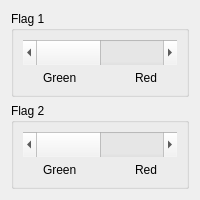
<?xml version="1.0" encoding="UTF-8"?>
<ui version="4.0">
 <class>Form</class>
 <widget class="QWidget" name="Form">
  <property name="geometry">
   <rect>
    <x>0</x>
    <y>0</y>
    <width>200</width>
    <height>200</height>
   </rect>
  </property>
  <property name="minimumSize">
   <size>
    <width>150</width>
    <height>0</height>
   </size>
  </property>
  <property name="maximumSize">
   <size>
    <width>800</width>
    <height>400</height>
   </size>
  </property>
  <property name="baseSize">
   <size>
    <width>200</width>
    <height>200</height>
   </size>
  </property>
  <property name="windowTitle">
   <string>Form</string>
  </property>
  <layout class="QVBoxLayout" name="verticalLayout_3">
   <item>
    <widget class="QGroupBox" name="groupBox_1">
     <property name="sizePolicy">
      <sizepolicy hsizetype="Preferred" vsizetype="MinimumExpanding">
       <horstretch>0</horstretch>
       <verstretch>0</verstretch>
      </sizepolicy>
     </property>
     <property name="maximumSize">
      <size>
       <width>16777215</width>
       <height>16777215</height>
      </size>
     </property>
     <property name="title">
      <string>Flag 1</string>
     </property>
     <layout class="QVBoxLayout" name="verticalLayout_12">
      <item>
       <widget class="QScrollBar" name="horizontalScrollBar">
        <property name="sizePolicy">
         <sizepolicy hsizetype="Minimum" vsizetype="MinimumExpanding">
          <horstretch>0</horstretch>
          <verstretch>0</verstretch>
         </sizepolicy>
        </property>
        <property name="maximum">
         <number>1</number>
        </property>
        <property name="pageStep">
         <number>1</number>
        </property>
        <property name="orientation">
         <enum>Qt::Horizontal</enum>
        </property>
       </widget>
      </item>
      <item>
       <layout class="QHBoxLayout" name="horizontalLayout_1">
        <property name="leftMargin">
         <number>20</number>
        </property>
        <property name="rightMargin">
         <number>20</number>
        </property>
        <item alignment="Qt::AlignLeft|Qt::AlignTop">
         <widget class="QLabel" name="label_1_left">
          <property name="text">
           <string>Green</string>
          </property>
         </widget>
        </item>
        <item alignment="Qt::AlignRight|Qt::AlignTop">
         <widget class="QLabel" name="label_1_right">
          <property name="text">
           <string>Red</string>
          </property>
         </widget>
        </item>
       </layout>
      </item>
     </layout>
    </widget>
   </item>
   <item>
    <widget class="QGroupBox" name="groupBox_2">
     <property name="sizePolicy">
      <sizepolicy hsizetype="Preferred" vsizetype="MinimumExpanding">
       <horstretch>0</horstretch>
       <verstretch>0</verstretch>
      </sizepolicy>
     </property>
     <property name="maximumSize">
      <size>
       <width>16777215</width>
       <height>16777215</height>
      </size>
     </property>
     <property name="title">
      <string>Flag 2</string>
     </property>
     <layout class="QVBoxLayout" name="verticalLayout_13">
      <item>
       <widget class="QScrollBar" name="horizontalScrollBar_2">
        <property name="sizePolicy">
         <sizepolicy hsizetype="Minimum" vsizetype="MinimumExpanding">
          <horstretch>0</horstretch>
          <verstretch>0</verstretch>
         </sizepolicy>
        </property>
        <property name="maximum">
         <number>1</number>
        </property>
        <property name="pageStep">
         <number>1</number>
        </property>
        <property name="orientation">
         <enum>Qt::Horizontal</enum>
        </property>
       </widget>
      </item>
      <item>
       <layout class="QHBoxLayout" name="horizontalLayout_4">
        <property name="leftMargin">
         <number>20</number>
        </property>
        <property name="rightMargin">
         <number>20</number>
        </property>
        <item alignment="Qt::AlignLeft|Qt::AlignTop">
         <widget class="QLabel" name="label_2_left">
          <property name="text">
           <string>Green</string>
          </property>
         </widget>
        </item>
        <item alignment="Qt::AlignRight|Qt::AlignTop">
         <widget class="QLabel" name="label_2_right">
          <property name="text">
           <string>Red</string>
          </property>
         </widget>
        </item>
       </layout>
      </item>
     </layout>
    </widget>
   </item>
  </layout>
 </widget>
 <resources/>
 <connections/>
</ui>
